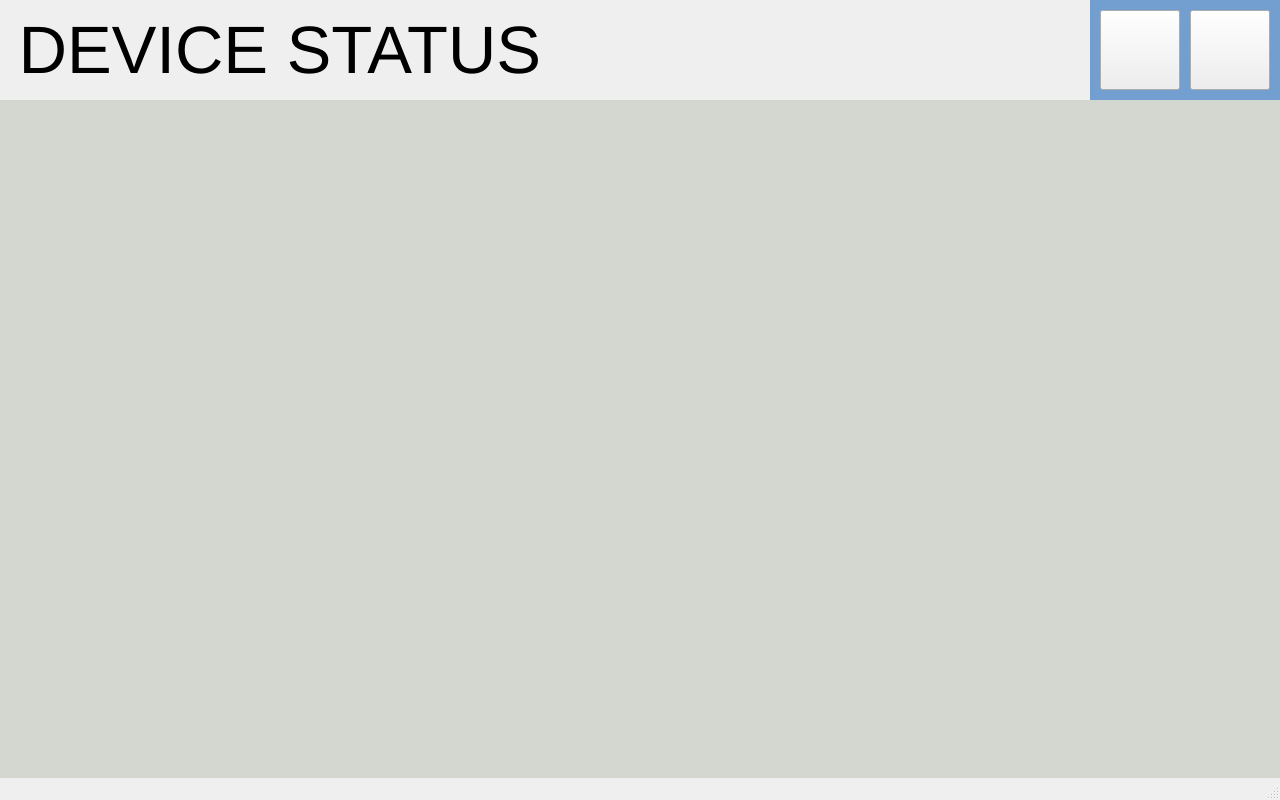
<?xml version="1.0" encoding="UTF-8"?>
<ui version="4.0">
 <class>DeviceStatusWindow</class>
 <widget class="QMainWindow" name="DeviceStatusWindow">
  <property name="geometry">
   <rect>
    <x>0</x>
    <y>0</y>
    <width>1280</width>
    <height>800</height>
   </rect>
  </property>
  <property name="windowTitle">
   <string>MainWindow</string>
  </property>
  <widget class="QWidget" name="centralwidget">
   <widget class="QLabel" name="label_heading">
    <property name="geometry">
     <rect>
      <x>0</x>
      <y>0</y>
      <width>1090</width>
      <height>100</height>
     </rect>
    </property>
    <property name="font">
     <font>
      <pointsize>50</pointsize>
     </font>
    </property>
    <property name="styleSheet">
     <string notr="true"/>
    </property>
    <property name="text">
     <string> DEVICE STATUS</string>
    </property>
   </widget>
   <widget class="QLabel" name="label_Date">
    <property name="geometry">
     <rect>
      <x>1120</x>
      <y>750</y>
      <width>150</width>
      <height>22</height>
     </rect>
    </property>
    <property name="font">
     <font>
      <pointsize>12</pointsize>
     </font>
    </property>
    <property name="text">
     <string/>
    </property>
   </widget>
   <widget class="QLabel" name="label_button">
    <property name="geometry">
     <rect>
      <x>1090</x>
      <y>0</y>
      <width>190</width>
      <height>100</height>
     </rect>
    </property>
    <property name="styleSheet">
     <string notr="true">background-color: rgb(114, 159, 207);</string>
    </property>
    <property name="text">
     <string/>
    </property>
   </widget>
   <widget class="QLabel" name="label_Time">
    <property name="geometry">
     <rect>
      <x>1120</x>
      <y>750</y>
      <width>150</width>
      <height>22</height>
     </rect>
    </property>
    <property name="font">
     <font>
      <pointsize>12</pointsize>
     </font>
    </property>
    <property name="text">
     <string/>
    </property>
   </widget>
   <widget class="QStackedWidget" name="stackedWidget">
    <property name="geometry">
     <rect>
      <x>0</x>
      <y>100</y>
      <width>1280</width>
      <height>700</height>
     </rect>
    </property>
    <property name="styleSheet">
     <string notr="true">background-color: rgb(211, 215, 207);</string>
    </property>
    <widget class="QWidget" name="page"/>
   </widget>
   <widget class="QPushButton" name="pushButton_home_button">
    <property name="geometry">
     <rect>
      <x>1100</x>
      <y>10</y>
      <width>80</width>
      <height>80</height>
     </rect>
    </property>
    <property name="styleSheet">
     <string notr="true">image: url(:/new/icons/home-button.png);</string>
    </property>
    <property name="text">
     <string/>
    </property>
   </widget>
   <widget class="QPushButton" name="pushButton_return">
    <property name="geometry">
     <rect>
      <x>1190</x>
      <y>10</y>
      <width>80</width>
      <height>80</height>
     </rect>
    </property>
    <property name="styleSheet">
     <string notr="true">image: url(:/new/icons/back-arrow.png);</string>
    </property>
    <property name="text">
     <string/>
    </property>
   </widget>
  </widget>
  <widget class="QStatusBar" name="statusbar"/>
 </widget>
 <resources/>
 <connections/>
</ui>
